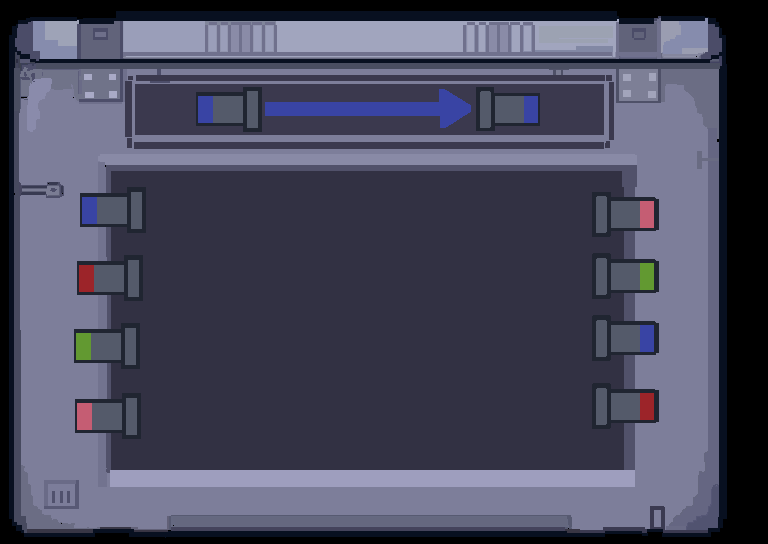

A 2D game scene composited from a Tiled map and its tileset images. What follows is a short description and the map's XML, with each tile layer's data collapsed to a summary:
An orthogonal 24x17 tile map with 32x32 px tiles, 9 tile layers (basecons, btn1azul, btn2azul, btn1rojo, ...), 3 tilesets.

<map version="1.10" tiledversion="1.11.0" orientation="orthogonal" renderorder="right-down" width="24" height="17" tilewidth="32" tileheight="32" infinite="0" nextlayerid="10" nextobjectid="1">
 <tileset firstgid="1" name="tub1" tilewidth="32" tileheight="32" tilecount="408" columns="24">
  <image source="tub1.png" width="768" height="544" />
 </tileset>
 <tileset firstgid="409" name="baseconsola2" tilewidth="32" tileheight="32" tilecount="408" columns="24">
  <image source="baseconsola2.png" width="768" height="544" />
 </tileset>
 <tileset firstgid="817" name="tub2" tilewidth="32" tileheight="32" tilecount="408" columns="24">
  <image source="tub2.png" width="768" height="544" />
 </tileset>
 <layer id="1" name="basecons" width="24" height="17">
  <data>[408 cells, 408 non-empty, 408 distinct tile ids]</data>
 </layer>
 <layer id="2" name="btn1azul" width="24" height="17">
  <data>[408 cells, 9 non-empty, 9 distinct tile ids]</data>
 </layer>
 <layer id="3" name="btn2azul" width="24" height="17">
  <data>[408 cells, 6 non-empty, 6 distinct tile ids]</data>
 </layer>
 <layer id="4" name="btn1rojo" width="24" height="17">
  <data>[408 cells, 9 non-empty, 9 distinct tile ids]</data>
 </layer>
 <layer id="9" name="btn2rojo" width="24" height="17">
  <data>[408 cells, 6 non-empty, 6 distinct tile ids]</data>
 </layer>
 <layer id="5" name="btn1verde" width="24" height="17">
  <data>[408 cells, 6 non-empty, 6 distinct tile ids]</data>
 </layer>
 <layer id="8" name="btn2verde" width="24" height="17">
  <data>[408 cells, 6 non-empty, 6 distinct tile ids]</data>
 </layer>
 <layer id="6" name="btn1rosa" width="24" height="17">
  <data>[408 cells, 6 non-empty, 6 distinct tile ids]</data>
 </layer>
 <layer id="7" name="btn2rosa" width="24" height="17">
  <data>[408 cells, 6 non-empty, 6 distinct tile ids]</data>
 </layer>
</map>
